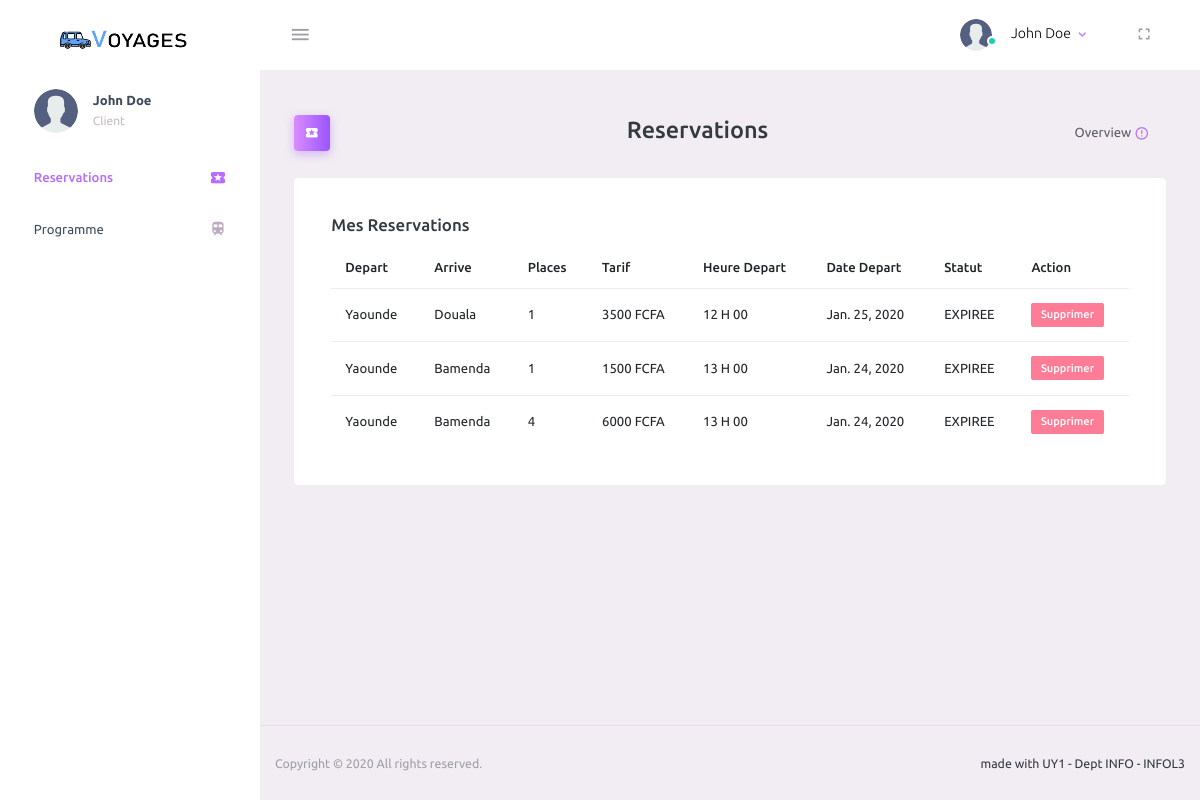
/reservations (signed in), run on an earlier commit of the app's database.
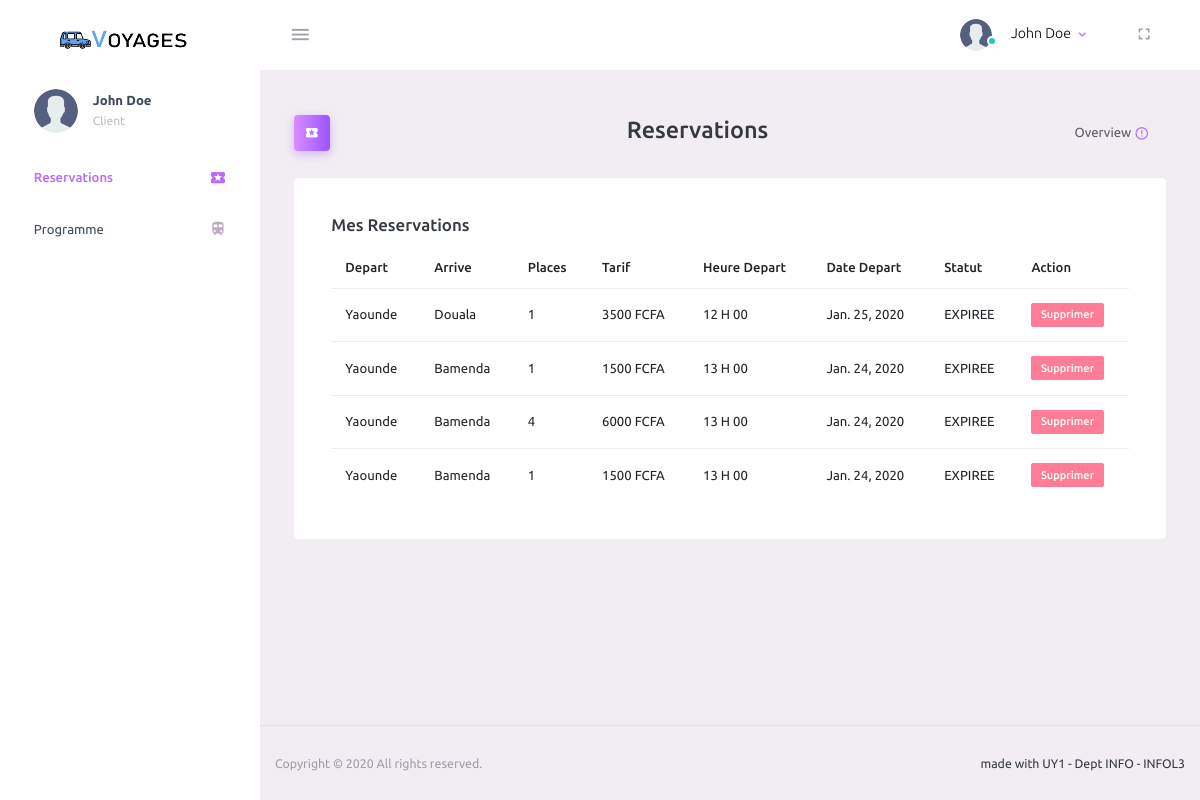
And on a later commit of the database.
### taxi/models.py (models this page shows, shortened)
class Reservation(models.Model):
    programme = models.ForeignKey(Programme, on_delete=models.CASCADE, null=False, blank=False)
    places = models.IntegerField(default=1, validators=[
        MaxValueValidator(5),
        MinValueValidator(1)
    ])
    client = models.ForeignKey(Client, null=False, on_delete=models.CASCADE)
    guichetier = models.ForeignKey(Employe, null=True, on_delete=models.SET_NULL, default=None)
    created_at = models.DateTimeField('Created at', default=timezone.now())
    jour_depart = models.CharField(max_length=64, choices=JOURS_CHOICES, default=timezone.now().weekday())
    date_depart = models.DateField('Created at', default=timezone.now().date())
    statut = models.CharField(max_length=64, choices=RESERVATION_STATUS, null=False, default='ATTENTE')
    def montant(self):
        return self.places * self.programme.tarif

class Programme(models.Model):
    depart = models.CharField(max_length=64, choices=CHOICES_VILLE, null=False, )
    arrive = models.CharField(max_length=64, choices=CHOICES_VILLE, null=False, )
    type = models.CharField(max_length=64, choices=TYPE_CHOICES, null=False, default='CL')
    heure_depart = models.TimeField(max_length=64, default=datetime.time(15), )
    voiture = models.ForeignKey(Voiture, on_delete=models.SET_NULL, blank=True, null=True)
    tarif = models.IntegerField()
    def get_heure_depart_display(self):
        return f"{self.heure_depart.hour} H {self.heure_depart.minute if self.heure_depart.minute > 9 else '0'+str(self.heure_depart.minute)}" if self.heure_depart else "Pas d'horaire"

### taxi/views.py (the view)
# urls.py: path('reservations', views.reservations, name='reservations'),
@login_required
def reservations(request):
    user: Utilisateur = request.user
    reser = Reservation.objects.filter(date_depart=datetime.datetime.now().date()).filter(
        guichetier__isnull=True) if user.est_employer() else Reservation.objects.filter(client=user.client)
    return render(request, 'taxi/admin/reservations.html', {'reservations': reser, 'today':datetime.datetime.now().date()})

### taxi/models.py (called while the page is built)
    def est_employer(self):
        try:
            return self.employe is not None or self.is_superuser
        except:
            return False

### taxi/templates/taxi/admin/reservations.html (shortened to what this page needs)
{% extends 'taxi/admin/base.html' %}
{% block content %}
    {% load static %}
    <div class="content-wrapper">
        <div class="page-header">
            <h3 class="page-title">
                            <span class="page-title-icon bg-gradient-primary text-white mr-2">
                                <i class="mdi mdi-ticket"></i> </span>
            <h3>
                                {% if user.est_employer %}
                            Ajouter une reservation
            {% else %}
             Reservations
            {% endif %}
            </h3>
            </h3>
            <nav aria-label="breadcrumb">
                <ul class="breadcrumb">
                    <li class="breadcrumb-item active" aria-current="page">
                        Overview <i
                            class="mdi mdi-alert-circle-outline icon-sm text-primary align-middle"></i>
                    </li>
                </ul>
            </nav>
        </div>
        <div class="row">
            <div class="col-lg-12 grid-margin stretch-card">
                <div class="card">
                    <div class="card-body">
                    {% if user.est_employer %}
                        <h4 class="card-title"> Listes des reservation clients </h4>
                    {% else %}
                    <h4 class="card-title">Mes reservations</h4>
                    {% endif %}
                        <table class="table ">
                            <thead>
                            <tr>
                                <th> Depart</th>
                                <th> Arrive</th>
                                <th> Places</th>
                                <th> Tarif</th>
                                <th> Heure Depart</th>
                                <th> Date Depart</th>
                            {% if not user.est_employer %}
                                <th> Statut</th>
                            {% endif %}
                                <th> Action</th>
                            </tr>
                            </thead>
                            <tbody>
                            {% for reservation in reservations %}
                                <tr>
                                    <td> {{ reservation.programme.get_depart_display }} </td>
                                    <td> {{ reservation.programme.get_arrive_display }} </td>
                                    <td> {{ reservation.places }} </td>
                                    <td> {{ reservation.montant }} FCFA</td>
                                    <td> {{ reservation.programme.get_heure_depart_display }} </td>
                                    <td> {{ reservation.date_depart }} </td>
                                {% if not user.est_employer %}
                                    <td>    {% if reservation.date_depart < today %}
           EXPIREE
                  {% else %}
               {{ reservation.statut }}
            {% endif %} </td>
                                {% endif %}
    {% if user.est_employer %}
                                    <td><a href="{% url 'prendre' reservation.id %}"><label
                                            class="badge badge-success col-sm-6">Approuver</label></a>
                                     <a href="{% url 'refuser' reservation.id %}"><label
                class="badge badge-gradient-primary col-sm-6">Refuser</label></a></td>
        {% else %}
        <td><a href="{% url 'supprimer' reservation.id %}">
             {% if reservation.date_depart < today %}
            <label class="badge badge-danger">Supprimer</label>
                  {% else %}
              <label class="badge badge-gradient-danger">Annuler</label>
            {% endif %}
        </a></td>
                                        {% endif %}
                                </tr>
                            {% endfor %}
                            </tbody>
                        </table>
                    </div>
                </div>
            </div>
        </div>
    </div>
{% endblock %}

What changed in the data, as far as the page shows it:
added Reservation: programme.depart "Yaounde", programme.arrive "Bamenda", places "1", montant "1500", programme.heure_depart "13 H 00", date_depart "Jan. 24, 2020", shows "EXPIREE", shows "Supprimer"
